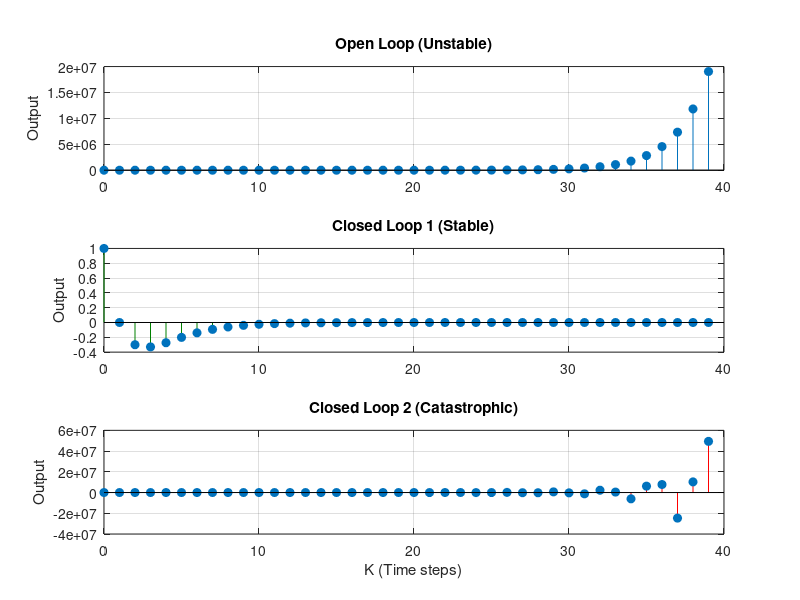

Here is the MATLAB script that generated this plot:
% unstable_example.m
clear; clc; close all;

N = 40;

% --- Pre-allocate arrays ---
y_open = zeros(1, N);
x1a = zeros(1, N); % Closed Loop 1 (Stable)
x1b = zeros(1, N); % Closed Loop 2 (Very Unstable)

% --- Initial Conditions ---
% Matching your C++ logic: y[1] is first step, y[2] is second
y_open(1) = 1; 
y_open(2) = 0;

x1a(1) = y_open(1);
x1a(2) = y_open(2);

x1b(1) = y_open(1);
x1b(2) = y_open(2);

% --- Simulation Loop ---
for k = 2 : N-1
    % 1. Open Loop System (u = 0)
    y_open(k+1) = 1.3 * y_open(k) + 0.5 * y_open(k-1);
    
    % 2. Closed Loop 1 (Stable)
    k1a = 0.2; k2a = 0.8;
    u_a = -(k1a * x1a(k) + k2a * x1a(k-1));
    x1a(k+1) = 1.3 * x1a(k) + 0.5 * x1a(k-1) + u_a;
    
    % 3. Closed Loop 2 (Catastrophic)
    k1b = 2.5; k2b = 3;
    u_b = -(k1b * x1b(k) + k2b * x1b(k-1));
    x1b(k+1) = 1.3 * x1b(k) + 0.5 * x1b(k-1) + u_b;
end

% --- Visualization ---
t = 0:N-1;
figure('Color', 'w', 'Position', [100, 100, 800, 600]);

subplot(3,1,1);
stem(t, y_open, 'filled'); title('Open Loop (Unstable)'); grid on;
ylabel('Output');

subplot(3,1,2);
stem(t, x1a, 'filled', 'Color', [0 0.5 0]); title('Closed Loop 1 (Stable)'); grid on;
ylabel('Output');

subplot(3,1,3);
stem(t, x1b, 'filled', 'Color', 'r'); title('Closed Loop 2 (Catastrophic)'); grid on;
ylabel('Output');
xlabel('K (Time steps)');
